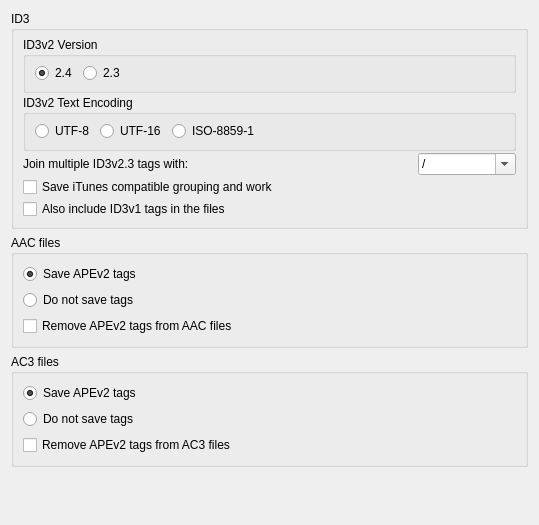
<?xml version="1.0" encoding="UTF-8"?>
<ui version="4.0">
 <class>TagsCompatibilityOptionsPage</class>
 <widget class="QWidget" name="TagsCompatibilityOptionsPage">
  <property name="geometry">
   <rect>
    <x>0</x>
    <y>0</y>
    <width>539</width>
    <height>525</height>
   </rect>
  </property>
  <layout class="QVBoxLayout">
   <item>
    <widget class="QGroupBox" name="tag_compatibility">
     <property name="title">
      <string>ID3</string>
     </property>
     <layout class="QVBoxLayout">
      <property name="spacing">
       <number>2</number>
      </property>
      <property name="topMargin">
       <number>6</number>
      </property>
      <property name="bottomMargin">
       <number>7</number>
      </property>
      <item>
       <widget class="QGroupBox" name="id3v2_version">
        <property name="title">
         <string>ID3v2 Version</string>
        </property>
        <property name="flat">
         <bool>false</bool>
        </property>
        <property name="checkable">
         <bool>false</bool>
        </property>
        <layout class="QHBoxLayout" name="horizontalLayout">
         <property name="topMargin">
          <number>6</number>
         </property>
         <property name="bottomMargin">
          <number>7</number>
         </property>
         <item>
          <widget class="QRadioButton" name="write_id3v24">
           <property name="text">
            <string>2.4</string>
           </property>
           <property name="checked">
            <bool>true</bool>
           </property>
          </widget>
         </item>
         <item>
          <widget class="QRadioButton" name="write_id3v23">
           <property name="text">
            <string>2.3</string>
           </property>
           <property name="checked">
            <bool>false</bool>
           </property>
          </widget>
         </item>
         <item>
          <widget class="QLabel" name="label">
           <property name="text">
            <string/>
           </property>
           <property name="wordWrap">
            <bool>true</bool>
           </property>
          </widget>
         </item>
         <item>
          <spacer name="horizontalSpacer_2">
           <property name="orientation">
            <enum>Qt::Horizontal</enum>
           </property>
           <property name="sizeHint" stdset="0">
            <size>
             <width>40</width>
             <height>20</height>
            </size>
           </property>
          </spacer>
         </item>
        </layout>
       </widget>
      </item>
      <item>
       <widget class="QGroupBox" name="id3v2_text_encoding">
        <property name="title">
         <string>ID3v2 Text Encoding</string>
        </property>
        <layout class="QHBoxLayout" name="horizontalLayout_2">
         <property name="topMargin">
          <number>6</number>
         </property>
         <property name="bottomMargin">
          <number>7</number>
         </property>
         <item>
          <widget class="QRadioButton" name="enc_utf8">
           <property name="text">
            <string>UTF-8</string>
           </property>
          </widget>
         </item>
         <item>
          <widget class="QRadioButton" name="enc_utf16">
           <property name="text">
            <string>UTF-16</string>
           </property>
          </widget>
         </item>
         <item>
          <widget class="QRadioButton" name="enc_iso88591">
           <property name="text">
            <string>ISO-8859-1</string>
           </property>
          </widget>
         </item>
         <item>
          <spacer name="horizontalSpacer">
           <property name="orientation">
            <enum>Qt::Horizontal</enum>
           </property>
           <property name="sizeHint" stdset="0">
            <size>
             <width>40</width>
             <height>20</height>
            </size>
           </property>
          </spacer>
         </item>
         <item>
          <widget class="QLabel" name="label_2">
           <property name="text">
            <string/>
           </property>
           <property name="wordWrap">
            <bool>true</bool>
           </property>
          </widget>
         </item>
        </layout>
       </widget>
      </item>
      <item>
       <layout class="QHBoxLayout" name="hbox_id3v23_join_with">
        <item>
         <widget class="QLabel" name="label_id3v23_join_with">
          <property name="sizePolicy">
           <sizepolicy hsizetype="Preferred" vsizetype="Preferred">
            <horstretch>4</horstretch>
            <verstretch>0</verstretch>
           </sizepolicy>
          </property>
          <property name="text">
           <string>Join multiple ID3v2.3 tags with:</string>
          </property>
         </widget>
        </item>
        <item>
         <widget class="QComboBox" name="id3v23_join_with">
          <property name="sizePolicy">
           <sizepolicy hsizetype="Preferred" vsizetype="Fixed">
            <horstretch>1</horstretch>
            <verstretch>0</verstretch>
           </sizepolicy>
          </property>
          <property name="toolTip">
           <string>&lt;html&gt;&lt;head/&gt;&lt;body&gt;&lt;p&gt;Default is '/' to maintain compatibility with previous Picard releases.&lt;/p&gt;&lt;p&gt;New alternatives are ';_' or '_/_' or type your own. &lt;/p&gt;&lt;/body&gt;&lt;/html&gt;</string>
          </property>
          <property name="editable">
           <bool>true</bool>
          </property>
          <item>
           <property name="text">
            <string notr="true">/</string>
           </property>
          </item>
          <item>
           <property name="text">
            <string notr="true">; </string>
           </property>
          </item>
          <item>
           <property name="text">
            <string notr="true"> / </string>
           </property>
          </item>
         </widget>
        </item>
       </layout>
      </item>
      <item>
       <widget class="QCheckBox" name="itunes_compatible_grouping">
        <property name="text">
         <string>Save iTunes compatible grouping and work</string>
        </property>
       </widget>
      </item>
      <item>
       <widget class="QCheckBox" name="write_id3v1">
        <property name="text">
         <string>Also include ID3v1 tags in the files</string>
        </property>
       </widget>
      </item>
     </layout>
    </widget>
   </item>
   <item>
    <widget class="QGroupBox" name="aac_tags">
     <property name="title">
      <string>AAC files</string>
     </property>
     <layout class="QVBoxLayout" name="verticalLayout">
      <item>
       <widget class="QRadioButton" name="aac_save_ape">
        <property name="text">
         <string>Save APEv2 tags</string>
        </property>
        <property name="checked">
         <bool>true</bool>
        </property>
       </widget>
      </item>
      <item>
       <widget class="QRadioButton" name="aac_no_tags">
        <property name="text">
         <string>Do not save tags</string>
        </property>
       </widget>
      </item>
      <item>
       <widget class="QCheckBox" name="remove_ape_from_aac">
        <property name="text">
         <string>Remove APEv2 tags from AAC files</string>
        </property>
       </widget>
      </item>
     </layout>
    </widget>
   </item>
   <item>
    <widget class="QGroupBox" name="ac3_files">
     <property name="title">
      <string>AC3 files</string>
     </property>
     <layout class="QVBoxLayout" name="verticalLayout_2">
      <item>
       <widget class="QRadioButton" name="ac3_save_ape">
        <property name="text">
         <string>Save APEv2 tags</string>
        </property>
        <property name="checked">
         <bool>true</bool>
        </property>
       </widget>
      </item>
      <item>
       <widget class="QRadioButton" name="ac3_no_tags">
        <property name="text">
         <string>Do not save tags</string>
        </property>
       </widget>
      </item>
      <item>
       <widget class="QCheckBox" name="remove_ape_from_ac3">
        <property name="text">
         <string>Remove APEv2 tags from AC3 files</string>
        </property>
       </widget>
      </item>
     </layout>
    </widget>
   </item>
   <item>
    <spacer name="spacer">
     <property name="orientation">
      <enum>Qt::Vertical</enum>
     </property>
     <property name="sizeHint" stdset="0">
      <size>
       <width>274</width>
       <height>41</height>
      </size>
     </property>
    </spacer>
   </item>
  </layout>
 </widget>
 <tabstops>
  <tabstop>write_id3v24</tabstop>
  <tabstop>write_id3v23</tabstop>
  <tabstop>enc_utf8</tabstop>
  <tabstop>enc_utf16</tabstop>
  <tabstop>enc_iso88591</tabstop>
  <tabstop>id3v23_join_with</tabstop>
  <tabstop>write_id3v1</tabstop>
 </tabstops>
 <resources/>
 <connections/>
</ui>
